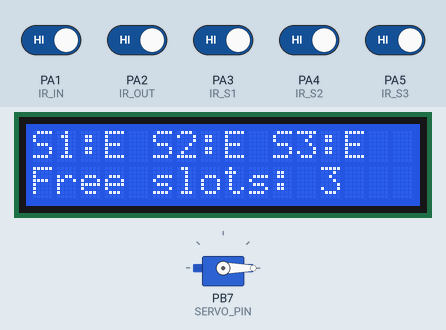
Bench run of a sketch on a simulated STM32 Blue Pill. On the bench: servo, 16×2 character LCD. The inputs (shaded band) are chosen by the test bench; at power-on: PA1 (IR_IN), PA2 (IR_OUT), PA3 (IR_S1), PA4 (IR_S2), PA5 (IR_S3) HIGH.

Above: at 2.7 s.
2.8 s: PA3 (IR_S1) driven LOW
At 3.1 s:
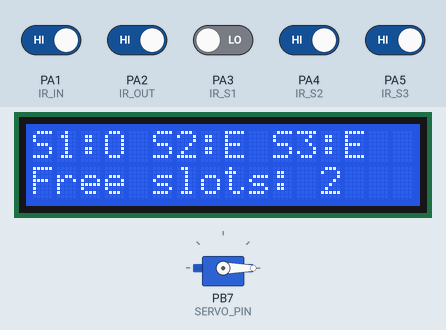
4.3 s: PA4 (IR_S2) driven LOW
At 5.0 s:
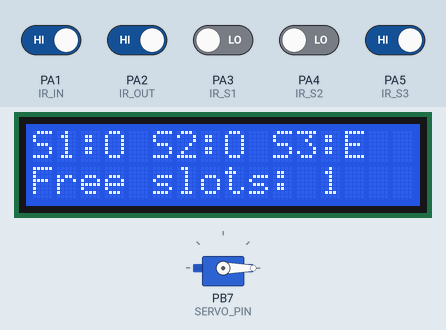
5.9 s: PA5 (IR_S3) driven LOW
At 6.9 s:
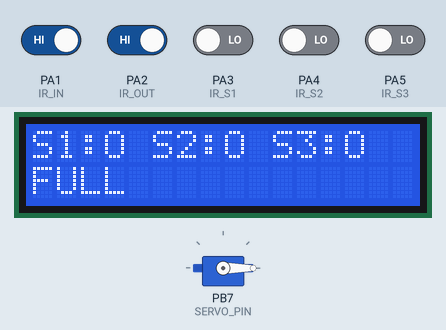
7.6 s: PA1 (IR_IN) driven LOW
At 8.1 s:
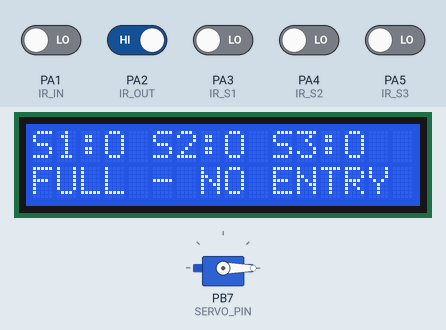
9.2 s: PA3 (IR_S1) driven HIGH
At 11.4 s:
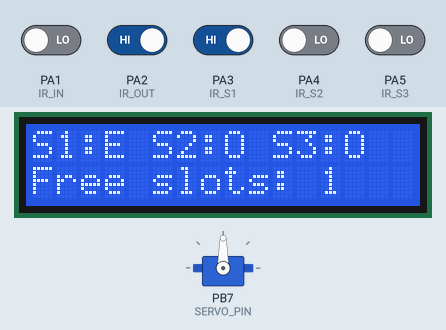
12.2 s: PA4 (IR_S2) driven HIGH
At 14.3 s:
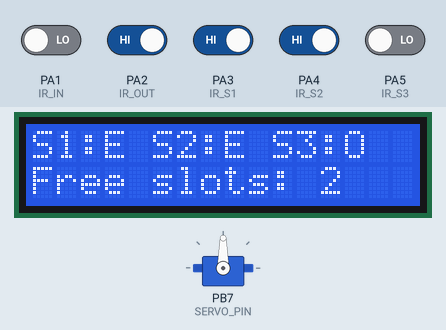
Timing chart, 0 to 15.7 s (numbered marks = the images above; inputs shaded):
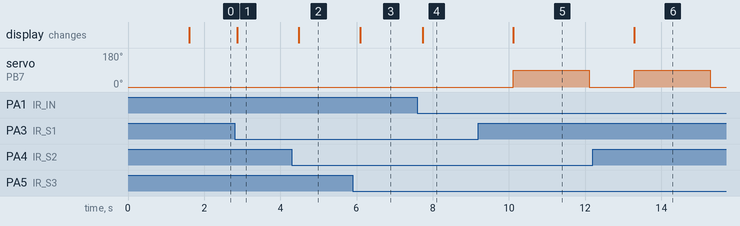

Measured:
- after the input at 2.8 s, the display: changes after 0.07 s (image 1)
- after the input at 4.3 s, the display: changes after 0.19 s (image 2)
- after the input at 5.9 s, the display: changes after 0.20 s (image 3)
- after the input at 7.6 s, the display: changes after 0.14 s (image 4)
- after the input at 9.2 s, servo on PB7 (SERVO_PIN): 0° → 90° after 0.91 s, → 0° 2.0 s later; the display: changes after 0.91 s (image 5)
- after the input at 12.2 s, the display: changes after 1.1 s (image 6)

The sketch:

bai_giu_xe.ino
```cpp
#include <Wire.h>
#include <LiquidCrystal_I2C.h>
#include <Servo.h>

// ===== LCD =====
LiquidCrystal_I2C lcd(0x27, 16, 2);

// ===== SERVO =====
Servo barrier;

// ===== PIN MAP =====
#define IR_IN   PA1
#define IR_OUT  PA2

#define IR_S1   PA3
#define IR_S2   PA4
#define IR_S3   PA5

#define SERVO_PIN PB7

// ===== SERVO ANGLE =====
#define SERVO_CLOSE  0
#define SERVO_OPEN   90

int freeSlots = 0;

void setup() {
  // IR sensors
  pinMode(IR_IN, INPUT_PULLUP);
  pinMode(IR_OUT, INPUT_PULLUP);

  pinMode(IR_S1, INPUT_PULLUP);
  pinMode(IR_S2, INPUT_PULLUP);
  pinMode(IR_S3, INPUT_PULLUP);

  // Servo
  barrier.attach(SERVO_PIN);
  barrier.write(SERVO_CLOSE);

  // I2C (PB9 SDA, PB8 SCL)
  Wire.begin();
  lcd.init();
  lcd.backlight();

  lcd.setCursor(0, 0);
  lcd.print("Parking System");
  delay(1500);
  lcd.clear();
}

void loop() {
  bool s1 = digitalRead(IR_S1);
  bool s2 = digitalRead(IR_S2);
  bool s3 = digitalRead(IR_S3);
  freeSlots = 0;
  if (s1 == HIGH) freeSlots++;
  if (s2 == HIGH) freeSlots++;
  if (s3 == HIGH) freeSlots++;

  // ===== LCD LINE 1 =====
  lcd.setCursor(0, 0);
  lcd.print("S1:");
  lcd.print(s1 ? "E " : "O ");
  lcd.print("S2:");
  lcd.print(s2 ? "E " : "O ");
  lcd.print("S3:");
  lcd.print(s3 ? "E " : "O ");

  // ===== LCD LINE 2 =====
  lcd.setCursor(0, 1);
  if (freeSlots == 0) {
    lcd.print("FULL            ");
  } else {
    lcd.print("Free slots: ");
    lcd.print(freeSlots);
    lcd.print("   ");
  }

  // ===== XE VAO =====
  if (digitalRead(IR_IN) == LOW) {
    if (freeSlots > 0) {
      openBarrier();
    } else {
      lcd.setCursor(0, 1);
      lcd.print("FULL - NO ENTRY ");
    }
    delay(1000); // chống đếm lặp
  }

  // ===== XE RA =====
  if (digitalRead(IR_OUT) == LOW) {
    openBarrier();
    delay(1000);
  }

  delay(150);
}

// ===== OPEN BARRIER =====
void openBarrier() {
  barrier.write(SERVO_OPEN);
  delay(2000);   // thời gian xe đi qua
  barrier.write(SERVO_CLOSE);
}
```
